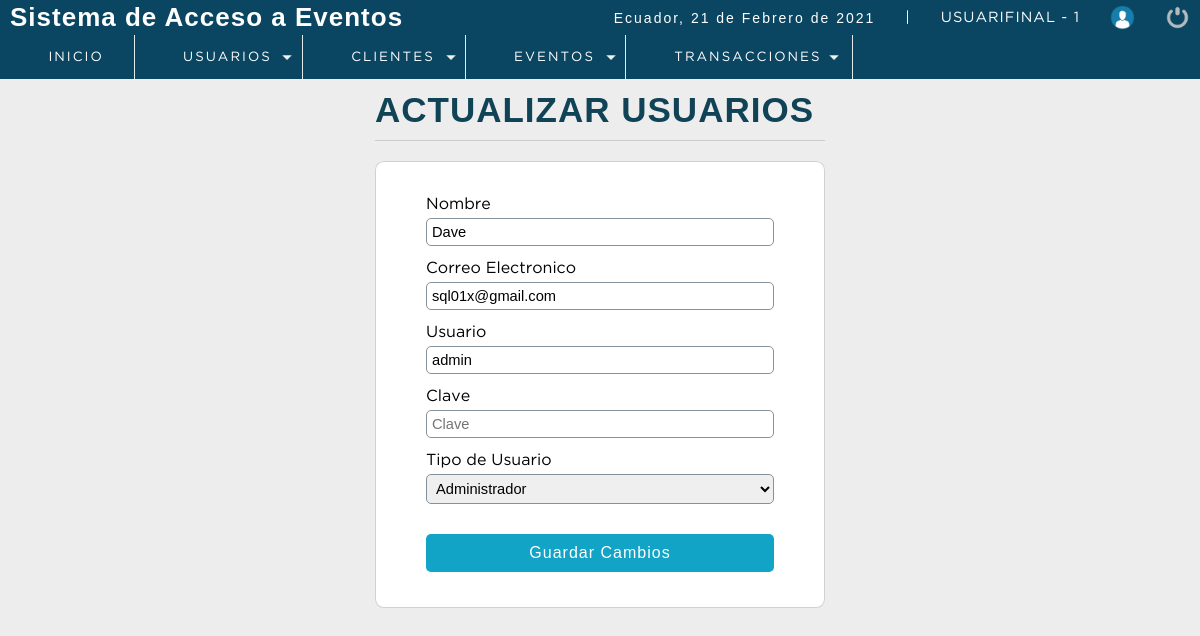
Screenshot of /P_seminarios/sistema/editar_usuario.php?id=1 (signed in) with the database file from the repository.
### tables this page shows
CREATE TABLE `usuario` (
  `idusuario` int(11) NOT NULL,
  `nombre` varchar(50) DEFAULT NULL,
  `correo` varchar(100) DEFAULT NULL,
  `usuario` varchar(15) DEFAULT NULL,
  `clave` varchar(100) DEFAULT NULL,
  `rol` int(11) DEFAULT NULL,
  `Status` int(11) NOT NULL DEFAULT 1,
  `cod_cliente` int(11) DEFAULT 0
);

CREATE TABLE `rol` (
  `idrol` int(11) NOT NULL,
  `rol` varchar(20) DEFAULT NULL
);

### P_seminarios/sistema/editar_usuario.php (the view, shortened to what this page needs)
<?php
 include "../conection.php";
$iduser = $_REQUEST['id'];
$sql = mysqli_query($conection,"SELECT u.idusuario, u.nombre, u.correo, u.usuario, (u.rol) AS idrol, (r.rol) as rol
                                FROM usuario u
                                INNER JOIN rol r
                                ON u.rol = r.idrol
                                WHERE idusuario = $iduser AND Status = 1");
$result_sql = mysqli_num_rows($sql);
if($result_sql == 0){
    header('Location: lista_usuarios.php');
}else{
    $option = '';
    while ($data = mysqli_fetch_array($sql)) {
        $nombre     = $data['nombre'];
        $correo     = $data['correo'];
        $usuario    = $data['usuario'];
        $idrol      = $data['idrol'];
        $rol        = $data['rol'];
        if ($idrol == 1) {
            $option = '<option value="'.$idrol.'" select>'.$rol.'</option>';
        }else if ($idrol == 2) {
            $option = '<option value="'.$idrol.'" select>'.$rol.'</option>';
        }else if ($idrol == 3) {
            $option = '<option value="'.$idrol.'" select>'.$rol.'</option>';
        }
    }
}
?>
<!DOCTYPE html>
<html lang="en">
<head>
	<?php include "includes/scripts.php"?>
</head>
<body>
 <?php include "includes/header.php"?>
	<section id="container">
		<div class="form_registre">
        <h1>ACTUALIZAR USUARIOS</h1>
        <hr>
        <form action="" method="post">
            <label for="nombre">Nombre</label>
            <input type="text" name="nombre" id="nombre" placeholder="Nombre Completo" value="<?php echo $nombre; ?>">
            <label for="nombre">Correo Electronico</label>
            <input type="email" name="correo" id="correo" placeholder="Correo Electronico " value="<?php echo $correo; ?>">
            <label for="usuario">Usuario</label>
            <input type="text" name="usuario" id="usuario" placeholder="Usuario" value="<?php echo $usuario; ?>">
            <label for="nombre">Clave</label>
            <input type="password" name="clave" id="clave" placeholder="Clave" value="">
            <label for="nombre">Tipo de Usuario</label>
            <select name="rol" id="rol" class="notItemOne">
                <?php
                 echo $option;
                      ?>
            </select>
            <input type="submit" value="Guardar Cambios" class="btn_save">
        </form>
        </div>
	</section>
</body>
</html>

### P_seminarios/sistema/css/style.css (style rules this page uses)
* { margin: 0; padding: 0; box-sizing: border-box; }
body { background: #ededed; }
h1, h2, h3, h4, h5, h6 { font-family: 'arial'; font-weight: bold; letter-spacing: 1px; }
h1 { font-size: 26px; }
#container { padding: 90px 15px 15px; }
.form_registre { width: 450px; margin: auto; }
.form_registre h1 { color: #0f4355; margin-top: auto; }
hr { border: 0; background: #CCC; height: 1px; margin: 10px 0; display: block; }
form { border: 2px solid #78909C; border-radius: 2%; background: #FFF; margin: auto; padding: 20px 50px; border: 1px solid #d1d1d1; }
label { display: block; font-size: 12pt ; font-family: 'GothamBook'; margin: 15px auto 5px auto; }
input,select { display: block; width: 100%; font-size: 11pt; padding: 5px; border: 1px solid #85929e; border-radius: 5px; }
.notItemOne option:first-child { display: none; }
.btn_save { font-size: 12pt; background: #12a4c6; padding: 10px; color: #FFF; letter-spacing: 1px; border: 0; cursor: pointer; margin: 30px auto 15px auto; display: block; border-radius: 5px; }
#container h1 { font-size: 35px; display: inline-block; }

### rows the page displays
usuario: nombre "Dave", correo "sql01x@gmail.com", usuario "admin", rol "Administrador"

### other values shown
fechaC() "21 de Febrero de 2021"
$_SESSION['user'] "USUARIFINAL"
$_SESSION['rol'] "1"
